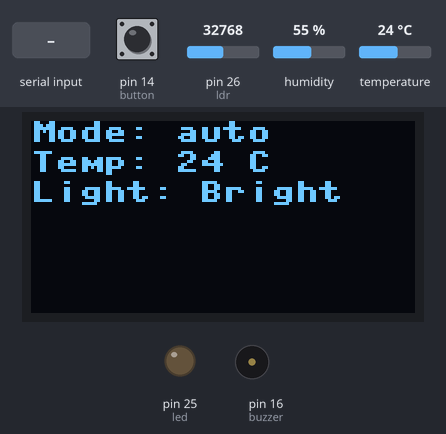
This program was run on a simulated MicroPython board. Parts: 128×64 one-colour display, output pins drawn as LEDs (lit = HIGH), buzzer (waves = sounding, pin HIGH). The test bench sets the inputs (shaded band); at power-on: pin 26 (ldr) = 32768, pin 14 (button) HIGH, humidity 55 %, temperature 24 °C (analog values on the 0–65535 scale). The clock reads 2024-03-15 10:24:30 at power-on unless the program sets it; library files of the repository ran but are not shown: ssd1306.py; what the program prints to the serial console is not drawn.

Above: at 1.2 s.
1.3 s: pin 26 (ldr) set to 10816
3.3 s: pin 26 (ldr) set to 9024
At 5.4 s:
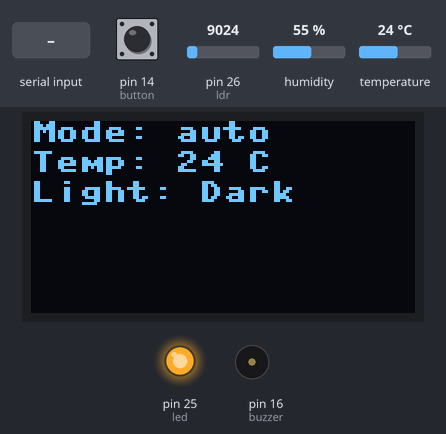
5.7 s: pin 14 (button) pulled LOW for 1.2 s
At 7.1 s:
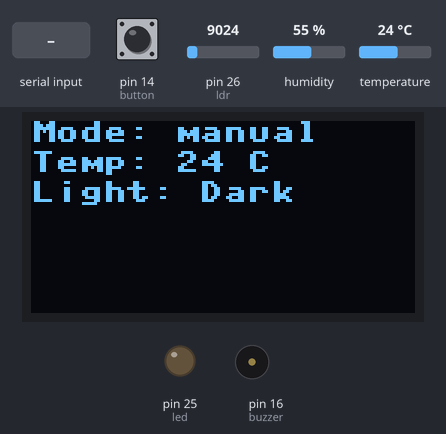
8.4 s: "manual" typed at the serial console, then Enter
9.9 s: "b" typed at the serial console, then Enter
At 11.0 s:
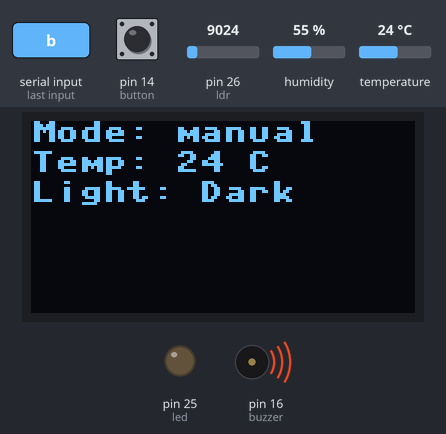
Timing chart, 0 to 21.6 s (numbered marks = the images above; inputs shaded):
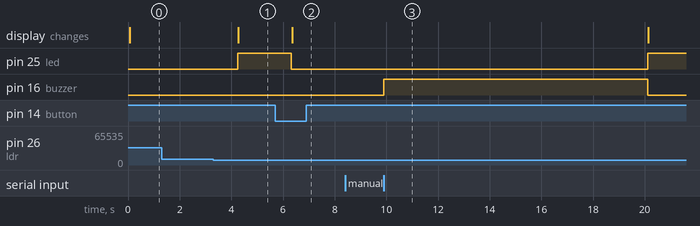

The program:

main.py
```python
import machine
import time
import dht
import ssd1306
import sys
import select


# --- Pin Configuration ---
LED_PIN = 25
LDR_ADC_PIN = 26
DHT_PIN_NUMBER = 15
BUTTON_PIN_NUMBER = 14
BUZZER_PIN_NUMBER = 16

# OLED I2C configuration
I2C_SCL_PIN = 9
I2C_SDA_PIN = 8
I2C_FREQ = 400000

# --- Thresholds ---
LIGHT_THRESHOLD = 10000
TEMP_THRESHOLD = 30

# --- Hardware Initialization ---
led = machine.Pin(LED_PIN, machine.Pin.OUT)
ldr = machine.ADC(LDR_ADC_PIN)
dht_pin = machine.Pin(DHT_PIN_NUMBER)
dht_sensor = dht.DHT11(dht_pin)
button = machine.Pin(BUTTON_PIN_NUMBER, machine.Pin.IN, machine.Pin.PULL_UP)
buzzer = machine.Pin(BUZZER_PIN_NUMBER, machine.Pin.OUT)

# Initialize I2C and SSD1306 OLED display
i2c = machine.I2C(0, scl=machine.Pin(I2C_SCL_PIN), sda=machine.Pin(I2C_SDA_PIN), freq=I2C_FREQ)
oled = ssd1306.SSD1306_I2C(128, 64, i2c)

# --- Global State ---
mode = "auto"
last_readings = []    # Stores the most recent 10 sensor readings
last_button_state = button.value()
last_button_time = 0
debounce_delay = 300

# --- Helper Functions ---
def add_reading(temp, ldr_val):
    """Store a new reading, and keep only the last 10."""
    global last_readings
    reading = {"time": time.time(), "temp": temp, "light": ldr_val}
    last_readings.append(reading)
    if len(last_readings) > 10:
        last_readings.pop(0)

def print_readings():
    """Print the stored sensor readings."""
    print("\nLast 10 sensor readings:")
    for r in last_readings:
        print("Time: {} | Temp: {}°C | Light ADC: {}".format(r["time"], r["temp"], r["light"]))
    print()

def read_sensors():
    """Read temperature from the DHT11 sensor and light level from the LDR.
       Returns a tuple: (temperature, light_value)
    """
    temp = None
    ldr_val = None

    # Retry DHT11 reading up to 3 times
    for _ in range(2):
        try:
            dht_sensor.measure()
            temp = dht_sensor.temperature()
            break
        except Exception as e:
            print("Error reading DHT11 sensor:", e)
            time.sleep(0.5)  # Wait before retrying

    # Read LDR value
    try:
        ldr_val = ldr.read_u16()
        if ldr_val < 0 or ldr_val > 65535:  # Sanity check
            raise ValueError("Invalid LDR value")
    except Exception as e:
        print("Error reading LDR sensor:", e)

    return temp, ldr_val

def update_oled(temp, ldr_val):
    """Update the OLED display with current temperature and light condition."""
    oled.fill(0)
    oled.text("Mode: {}".format(mode), 0, 0)

    if temp is None:
        oled.text("Temp: -- C", 0, 10)
    else:
        oled.text("Temp: {} C".format(temp), 0, 10)

    if ldr_val is None:
        oled.text("Light: --", 0, 20)
    else:
        condition = "Dark" if ldr_val < LIGHT_THRESHOLD else "Bright"
        oled.text("Light: {}".format(condition), 0, 20)

    oled.show()


# --- Mode Functions ---
def auto_mode():
    """
    Auto Mode:
      - Reads the sensors.
      - Turns on the buzzer if temp > TEMP_THRESHOLD.
      - Turns on the LED if the LDR reading indicates dark conditions.
      - Logs the readings and updates the OLED display.
    """
    temp, ldr_val = read_sensors()
    if temp != None and ldr_val != None:
        print("\n[AUTO MODE] Temp: {}°C, Light ADC: {}".format(temp, ldr_val))
        add_reading(temp, ldr_val)

        if temp > TEMP_THRESHOLD:
            buzzer.on()
            print("-> Buzzer ON (Temp above {}°C)".format(TEMP_THRESHOLD))
        else:
            buzzer.off()

        if ldr_val < LIGHT_THRESHOLD:
            led.on()
            print("-> LED ON (Dark)")
        else:
            led.off()
    else:
        print("Sensor error: Invalid sensor data received.")
        buzzer.off()
        led.off()

    update_oled(temp, ldr_val)

def manual_mode():
    """
    Manual Mode:
      Allows direct control via serial commands:
      - b: Toggle the buzzer.
      - l: Toggle the LED.
      - r: Perform a sensor reading.
      - s: Show the stored last 10 sensor readings.
      - m: Switch back to Auto Mode.
      Automatically switches back to Auto Mode after 10 seconds of inactivity.
    """
    global mode

    temp, ldr_val = read_sensors()
    update_oled(temp, ldr_val)

    print("\n[MANUAL MODE] Commands:")
    print("  b - Toggle buzzer")
    print("  l - Toggle LED")
    print("  r - Read sensors now")
    print("  s - Show last 10 sensor readings")
    print("  m - Switch to Auto Mode")

    poll = select.poll()
    poll.register(sys.stdin, select.POLLIN)


    start_time = time.ticks_ms()  # Record the start time

    while mode == "manual":

        if time.ticks_diff(time.ticks_ms(), start_time) > 10_000:
            print("Timeout: Switching back to Auto Mode")
            mode = "auto"
            return

        # Check for input
        if poll.poll(100):  # Timeout of 100ms for polling
            try:
                cmd = sys.stdin.read(3).strip().lower()
                start_time = time.ticks_ms()
            except Exception as e:
                print("Input error:", e)
                oled.fill(0)
                oled.text("Serial Unavailable", 0, 0)
                oled.show()
                continue

            if cmd == "b":
                buzzer.value(not buzzer.value())
                print("Buzzer toggled; new state:", "ON" if buzzer.value() else "OFF")
            elif cmd == "l":
                led.value(not led.value())
                print("LED toggled; new state:", "ON" if led.value() else "OFF")
            elif cmd == "r":
                temp, ldr_val = read_sensors()
                if temp is not None and ldr_val is not None:
                    print("Sensor read: Temp: {}°C, Light ADC: {}".format(temp, ldr_val))
                    add_reading(temp, ldr_val)
                    update_oled(temp, ldr_val)
                else:
                    print("Error reading sensors.")
            elif cmd == "s":
                print_readings()
            elif cmd == "m":
                mode = "auto"
                print("Switching to Auto Mode")
            else:
                print("Unknown command.")

# --- Helper Function to Check Button ---
def check_button():
    """
    Check the button state with debounce logic.
    Returns True if the button was pressed, False otherwise.
    """
    global last_button_state, last_button_time
    current_state = button.value()
    current_time = time.ticks_ms()

    if current_state == 0 and last_button_state == 1:  # Button pressed (active low)
        if time.ticks_diff(current_time, last_button_time) > debounce_delay:
            last_button_time = current_time
            last_button_state = current_state
            return True
    elif current_state == 1:  # Button released
        last_button_state = current_state

    return False

# --- Main Execution Loop ---
while True:
    # Check if the button was pressed
    if check_button():
        if mode == "auto":
            mode = "manual"
            print("\n[BUTTON] Switching to Manual Mode")
            led.off()
            buzzer.off()
        else:
            mode = "auto"
            print("\n[BUTTON] Switching to Auto Mode")

    # Execute actions based on the current mode
    if mode == "auto":
        auto_mode()
        time.sleep(1)  # Delay between auto measurements
    else:
        manual_mode()
        time.sleep(0.1)
```

Measured:
- the behaviour switches between 10000 and 9984 on pin 26 (ldr) (found by bisection; images 0 and 1)
- after the input at 1.3 s, every drawn part: stays the same
- after the input at 3.3 s, pin 25 (led): LOW → HIGH after 0.94 s; the display: changes after 0.97 s (image 1)
- after the input at 5.7 s, pin 25 (led): HIGH → LOW after 0.62 s; the display: changes after 0.67 s (image 2)
- after the input at 8.4 s, every drawn part: stays the same
- after the input at 9.9 s, pin 25 (led): LOW → HIGH after 10.2 s; pin 16 (buzzer): LOW → HIGH at once, → LOW 10.2 s later
